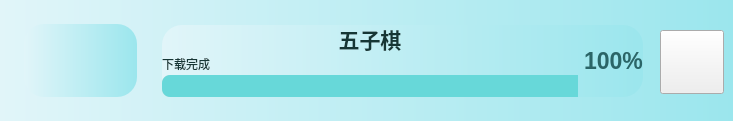
        <widget class="QWidget" name="widget_wuziqi" native="true">
         <property name="minimumSize">
          <size>
           <width>0</width>
           <height>121</height>
          </size>
         </property>
         <property name="maximumSize">
          <size>
           <width>16777215</width>
           <height>121</height>
          </size>
         </property>
         <property name="styleSheet">
          <string notr="true">.QWidget{
	background-color: qlineargradient(x1:0, y0:0, x2:1, y2:0,stop:0 rgb(225, 245, 249), stop:1 rgb(155, 230, 237));
	border-radius:20px;
	color: rgb(255, 255, 255);
}
</string>
         </property>
         <widget class="QWidget" name="widget_21" native="true">
          <property name="geometry">
           <rect>
            <x>24</x>
            <y>24</y>
            <width>113</width>
            <height>73</height>
           </rect>
          </property>
          <property name="styleSheet">
           <string notr="true"/>
          </property>
          <widget class="QLabel" name="label_7">
           <property name="geometry">
            <rect>
             <x>30</x>
             <y>5</y>
             <width>64</width>
             <height>64</height>
            </rect>
           </property>
           <property name="styleSheet">
            <string notr="true">border-image: url(:/youxi/images/icon.ico);</string>
           </property>
           <property name="text">
            <string/>
           </property>
          </widget>
         </widget>
         <widget class="QPushButton" name="pushButton_game_wuziqi">
          <property name="geometry">
           <rect>
            <x>660</x>
            <y>30</y>
            <width>64</width>
            <height>64</height>
           </rect>
          </property>
          <property name="styleSheet">
           <string notr="true">border-image: url(:/icons/icons/play_game.png);</string>
          </property>
          <property name="text">
           <string/>
          </property>
         </widget>
         <widget class="QWidget" name="layoutWidget">
          <property name="geometry">
           <rect>
            <x>162</x>
            <y>25</y>
            <width>481</width>
            <height>72</height>
           </rect>
          </property>
          <layout class="QHBoxLayout" name="horizontalLayout">
           <item>
            <layout class="QVBoxLayout" name="verticalLayout_2">
             <property name="spacing">
              <number>2</number>
             </property>
             <item>
              <widget class="QLabel" name="label_35">
               <property name="font">
                <font>
                 <pointsize>16</pointsize>
                 <weight>75</weight>
                 <bold>true</bold>
                </font>
               </property>
               <property name="styleSheet">
                <string notr="true">color: rgb(22, 54, 53);
text-align:centre;
</string>
               </property>
               <property name="text">
                <string>五子棋</string>
               </property>
               <property name="alignment">
                <set>Qt::AlignCenter</set>
               </property>
              </widget>
             </item>
             <item>
              <widget class="QLabel" name="label_36">
               <property name="font">
                <font>
                 <weight>50</weight>
                 <bold>false</bold>
                </font>
               </property>
               <property name="styleSheet">
                <string notr="true">color: rgb(22, 54, 53)</string>
               </property>
               <property name="text">
                <string>下载完成</string>
               </property>
              </widget>
             </item>
             <item>
              <widget class="QProgressBar" name="progressBar_9">
               <property name="styleSheet">
                <string notr="true">QProgressBar::chunk {
        border-top-left-radius:8px;
border-bottom-left-radius:8px;
	background-color: rgb(103, 216, 217)
}
QProgressBar{
border-radius:8px;
background-color: rgb(223, 223, 223);
}
</string>
               </property>
               <property name="value">
                <number>100</number>
               </property>
               <property name="textVisible">
                <bool>false</bool>
               </property>
              </widget>
             </item>
            </layout>
           </item>
           <item>
            <widget class="QLabel" name="label_37">
             <property name="font">
              <font>
               <pointsize>17</pointsize>
               <weight>75</weight>
               <bold>true</bold>
              </font>
             </property>
             <property name="styleSheet">
              <string notr="true">color: rgb(43, 101, 103);</string>
             </property>
             <property name="text">
              <string>100%</string>
             </property>
             <property name="alignment">
              <set>Qt::AlignLeading|Qt::AlignLeft|Qt::AlignVCenter</set>
             </property>
            </widget>
           </item>
          </layout>
         </widget>
        </widget>
